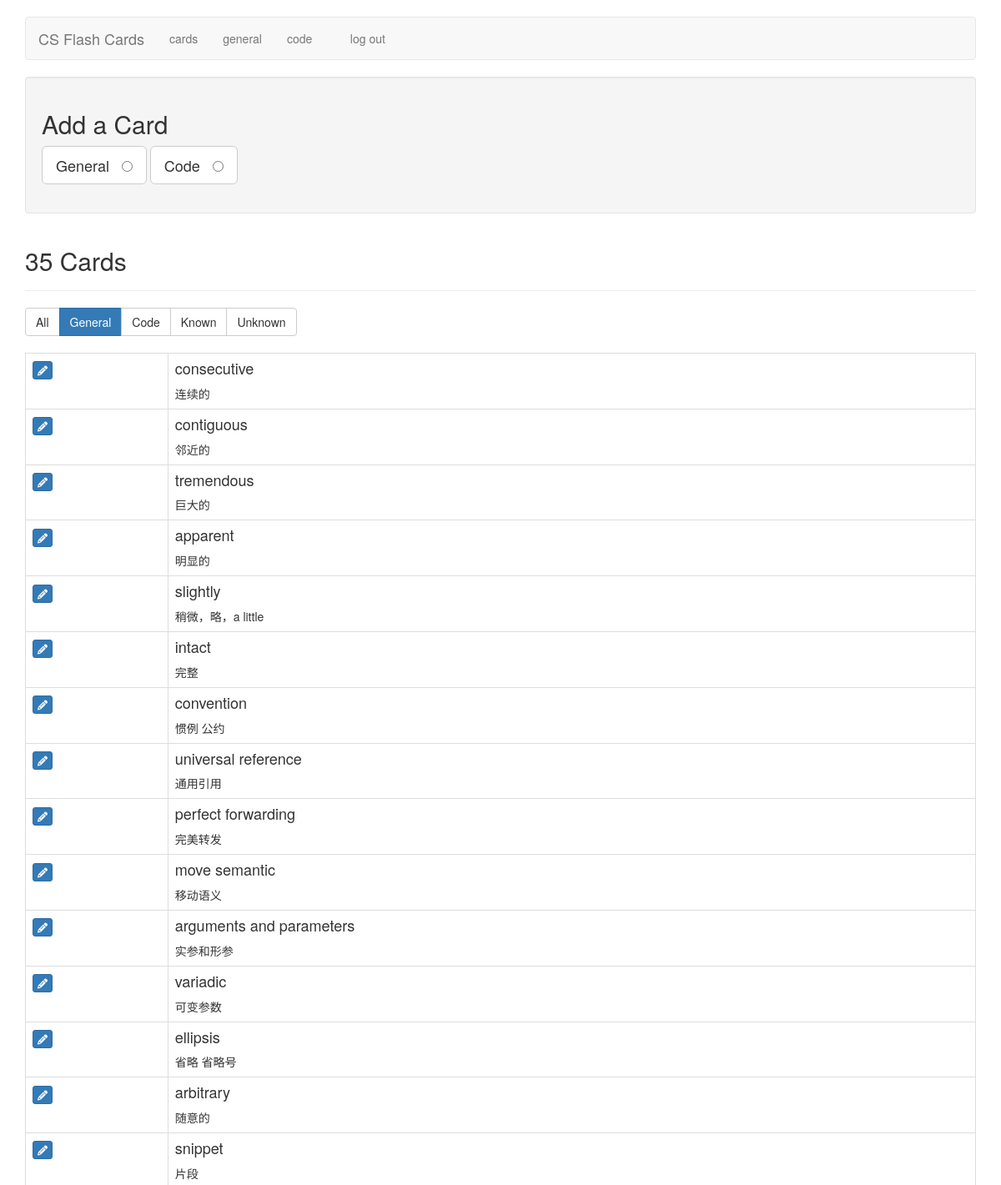
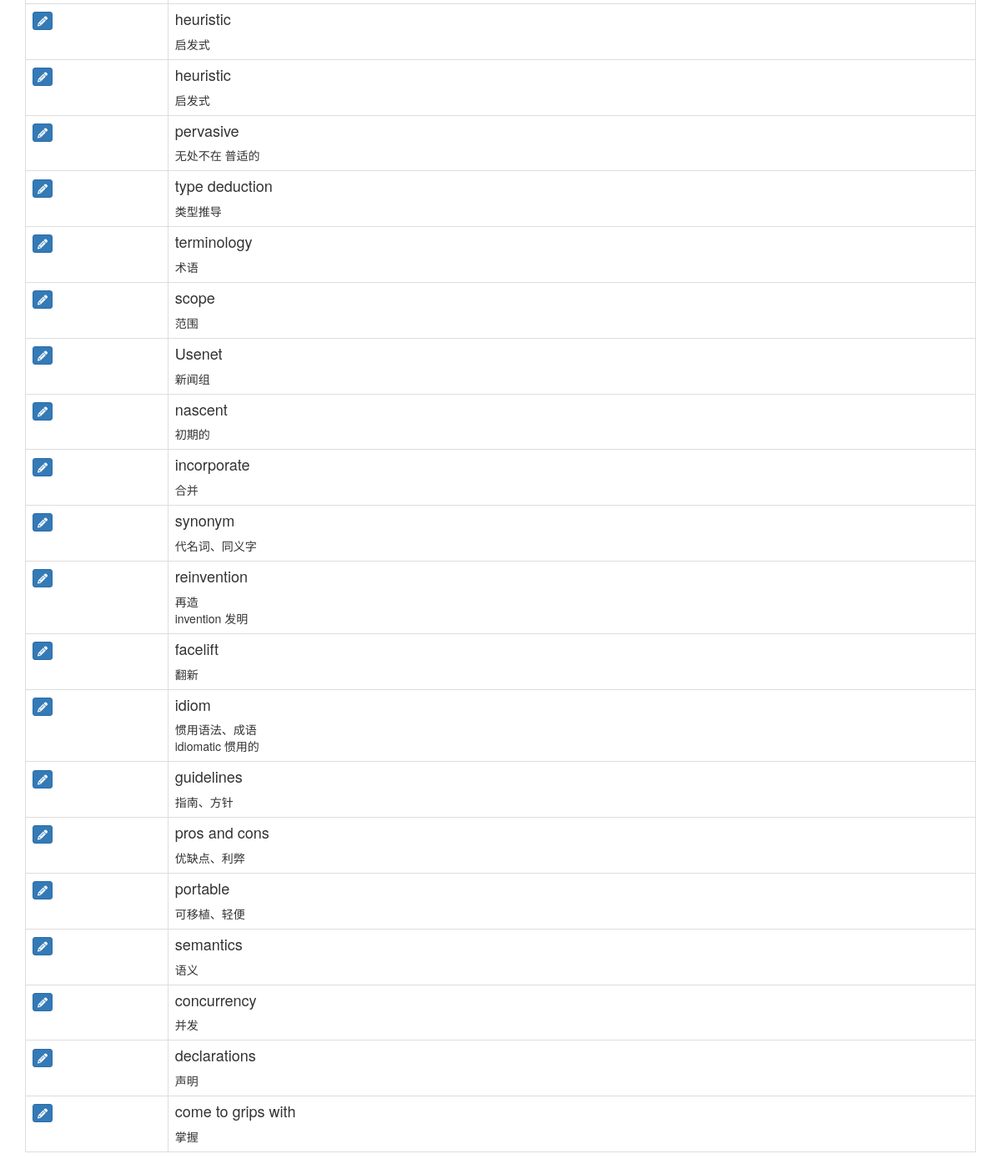
The app's page /filter_cards/general (signed in) with its own data (2 pictures, top to bottom).
### tables this page shows
CREATE TABLE cards (
  id integer primary key autoincrement,
  type tinyint not null, /* 1 for vocab, 2 for code */
  front text not null,
  back text not null,
  known boolean default 0
);

### flash_cards.py (the view)
@app.route('/filter_cards/<filter_name>')
def filter_cards(filter_name):
    if not session.get('logged_in'):
        return redirect(url_for('login'))
    filters = {
        "all":      "where 1 = 1",
        "general":  "where type = 1",
        "code":     "where type = 2",
        "known":    "where known = 1",
        "unknown":  "where known = 0",
    }
    query = filters.get(filter_name)
    if not query:
        return redirect(url_for('cards'))
    db = get_db()
    fullquery = "SELECT id, type, front, back, known FROM cards " + query + " ORDER BY id DESC"
    cur = db.execute(fullquery)
    cards = cur.fetchall()
    return render_template('cards.html', cards=cards, filter_name=filter_name)

### flash_cards.py (called while the page is built)
def connect_db():
    rv = sqlite3.connect(app.config['DATABASE'])
    rv.row_factory = sqlite3.Row
    return rv

def get_db():
    if not hasattr(g, 'sqlite_db'):
        g.sqlite_db = connect_db()
    return g.sqlite_db

### templates/cards.html (shortened to what this page needs)
{% extends "layout.html" %}
{% block body %}
    <div class="well editPanel">
        <h2>Add a Card</h2>
        <form action="{{ url_for('add_card') }}" method="post" class="cardForm">
            <div class="form-group">
                <label for="general" class="toggleButton btn btn-default btn-lg">General &nbsp;
                    <input type="radio" name="type" value="1" id="general"/>
                </label>
                <label for="code" class="toggleButton btn btn-default btn-lg">Code &nbsp;
                    <input type="radio" name="type" value="2" id="code"/>
                </label>
            </div>
        </form>
    </div>
    <div class="page-header">
        <h2>{{ cards|length }} Card{{ '' if (cards|length == 1) else 's' }}</h2>
    </div>
    <div class="btn-group btn-group-md" role="group" aria-label="filters">
        <a href="{{ url_for('filter_cards', filter_name="all") }}" class="btn btn-{{ "primary" if filter_name == "all" else "default" }}">All</a>
        <a href="{{ url_for('filter_cards', filter_name="general") }}" class="btn btn-{{ "primary" if filter_name == "general" else "default" }}">General</a>
        <a href="{{ url_for('filter_cards', filter_name="code") }}" class="btn btn-{{ "primary" if filter_name == "code" else "default" }}">Code</a>
        <a href="{{ url_for('filter_cards', filter_name="known") }}" class="btn btn-{{ "primary" if filter_name == "known" else "default" }}">Known</a>
        <a href="{{ url_for('filter_cards', filter_name="unknown") }}" class="btn btn-{{ "primary" if filter_name == "unknown" else "default" }}">Unknown</a>
    </div>
    <br />
    <br />
    <table class="table table-bordered">
        {% for card in cards %}
            <tr>
                <td>
                    <a href="{{ url_for('edit', card_id=card.id) }}" class="btn btn-xs btn-primary"><i class="fa fa-pencil" aria-hidden="true"></i></a>
                </td>
                <td class="cardContent">
                    <h4>
                        {{ card.front }}
                    </h4>
                    {% if card.type == 1 %}
                        {{ card.back|replace("\n", "<br />")|safe }}
                    {% else %}
                        <pre><code>{{ card.back|escape }}</code></pre>
                    {% endif %}
                </td>
            </tr>
        {% else %}
            <tr>
                <td>
                    <em>No cards to show.</em>
                </td>
            </tr>
        {% endfor %}
    </table>
{% endblock %}

### static/style.css (style rules this page uses)
.cardContent h4 { margin-top: 0; }

### records on screen
cards: front "consecutive", back "连续的"
cards: front "contiguous", back "邻近的"
cards: front "tremendous", back "巨大的"
cards: front "apparent", back "明显的"
cards: front "slightly", back "稍微，略，a little"
cards: front "intact", back "完整"
cards: front "convention", back "惯例 公约"
cards: front "universal reference", back "通用引用"
cards: front "perfect forwarding", back "完美转发"
cards: front "move semantic", back "移动语义"
cards: front "arguments and parameters", back "实参和形参"
cards: front "variadic", back "可变参数"
cards: front "ellipsis", back "省略 省略号"
cards: front "arbitrary", back "随意的"
cards: front "snippet", back "片段"
cards: front "heuristic", back "启发式"
cards: front "heuristic", back "启发式"
cards: front "pervasive", back "无处不在 普适的"
cards: front "type deduction", back "类型推导"
cards: front "terminology", back "术语"
cards: front "scope", back "范围"
cards: front "Usenet", back "新闻组"
cards: front "nascent", back "初期的"
cards: front "incorporate", back "合并"
cards: front "synonym", back "代名词、同义字"
cards: front "reinvention", back "再造 invention 发明"
cards: front "facelift", back "翻新"
cards: front "idiom", back "惯用语法、成语 idiomatic 惯用的"
cards: front "guidelines", back "指南、方针"
cards: front "pros and cons", back "优缺点、利弊"
cards: front "portable", back "可移植、轻便"
cards: front "semantics", back "语义"
cards: front "concurrency", back "并发"
cards: front "declarations", back "声明"
cards: front "come to grips with", back "掌握"

### other values on screen
{{ cards|length }} "35"
{{ '' if (cards|length == 1) else 's' }} "s"
